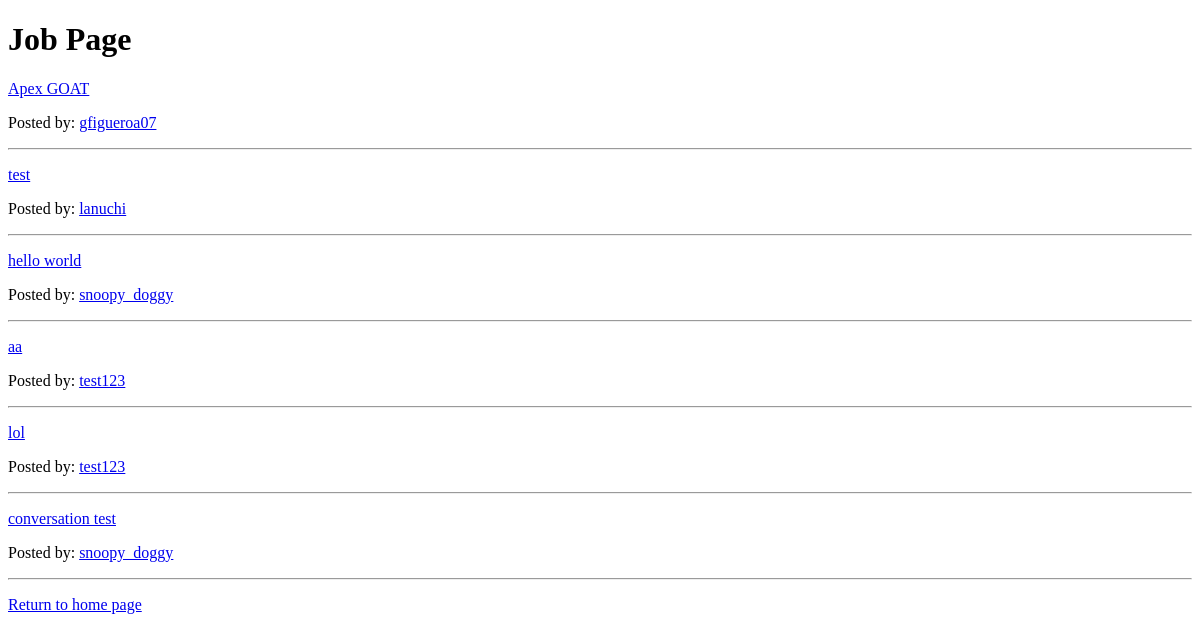
The app's page /job/page/, older data.
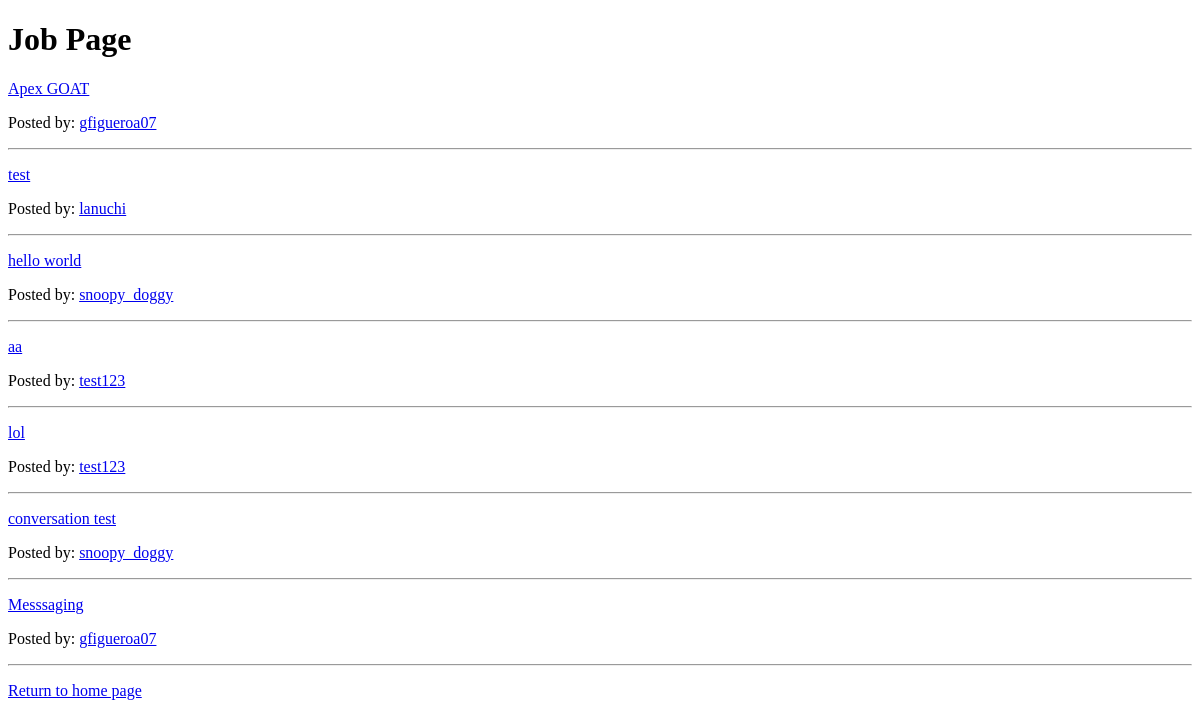
The same page, newer data.
### users/models.py (models this page shows, shortened)
class JobListing(models.Model):
    job_status = [
        ('OPEN', 'open'),
        ('PENDING', 'pending'),
        ('COMPLETED', 'completed'),
        ('CANCELLED', 'cancelled'),
    ]
    profile = models.ForeignKey(Profile, on_delete=models.CASCADE)
    price = models.FloatField(blank=False, default=0.0)
    title = models.TextField(max_length=200)
    description = models.CharField(max_length=800, blank=False)
    date = models.DateTimeField(auto_now_add=True)
    status = models.CharField(max_length=10, choices=job_status, default='open')
    images = models.ImageField(upload_to='job_pics/', blank=True, null=True)
    due_date = models.TextField(max_length=20, blank=True, null=True)

class Profile(models.Model):
    user = models.OneToOneField(User, on_delete=models.CASCADE)
    profile_name = models.CharField(max_length=30, unique=False, blank=True, null=False)
    profile_picture = models.ImageField(upload_to='profile_pics/', blank=True, null=True)
    location = models.TextField(blank=False)
    description = models.TextField(blank=True)
    avg_review_score = models.FloatField(default=0.0)
    skills = models.TextField(blank=True)
    resume = models.FileField(upload_to='resumes/', blank=True, null=True)
    def __str__(self):
        return self.user.username

### job_board/views.py (the view)
# urls.py: path('job/page/', views.job_page, name='job_page'),
def job_page(request):
    jobs = JobListing.objects.all()
    if not jobs.exists():
        return render(request, 'job_board/job_page.html', {'message' : 'no job listings. Check back later'})
    return render(request, 'job_board/job_page.html', {'jobs': jobs})

### users/context_processors.py (called while the page is built)
def unread_messages(request):
    if request.user.is_authenticated:
        count = Message.objects.filter(
            conversation__applicant=request.user,
            is_read=False
        ).exclude(sender=request.user).count()
    else:
        count = 0
    return {'unread_count': count}

### job_board/templates/job_board/job_page.html (shortened to what this page needs)
<!DOCTYPE html>
<html>
<head>
    <h1>Job Page</h1>
{% if message %}
    {% for message in messages %}
        <p>{{ message }}</p>
    {% endfor %}
{% else %}
    {% for job in jobs %}
        <a href="{% url 'job_details' job.id %}"><p>{{ job.title }}</p></a>
        <p>Posted by: <a  href=" {% url 'profile_detail' job.profile.id %}">{{ job.profile }}</a></p>
        <hr>
    {% endfor %}
{% endif %}
</head>
<p><a href="/">Return to home page</a></p>
</body>
</html>

Row changes from the older to the newer data that the page shows:
added JobListing: title "Messsaging", profile "gfigueroa07"
